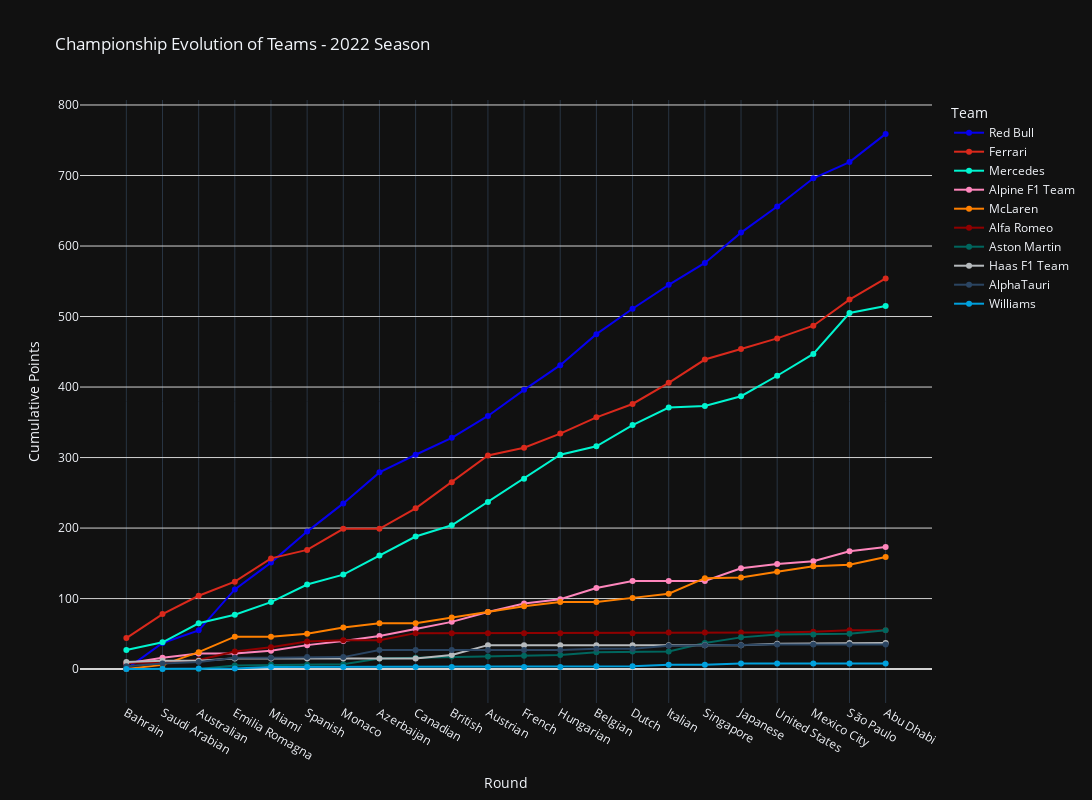

Notebook code cell kept with this figure:
### Code cell
plot_constructors_championship(df_constructors_2022, session, top=None)

### Figure 1 — Plotly figure (JSON) as saved in the notebook; plotly's stock layout.template omitted (floating-point values rounded to 4 significant figures)
{"data": [{"line": {"color": "#0600ef"}, "marker": {"symbol": "circle"}, "mode": "lines+markers", "name": "Red Bull", "type": "scatter", "x": ["Bahrain", "Saudi Arabian", "Australian", "Emilia Romagna", "Miami", "Spanish", "Monaco", "Azerbaijan", "Canadian", "British", "Austrian", "French", "Hungarian", "Belgian", "Dutch", "Italian", "Singapore", "Japanese", "United States", "Mexico City", "São Paulo", "Abu Dhabi"], "y": [0, 37, 55, 113, 151, 195, 235, 279, 304, 328, 359, 396, 431, 475, 511, 545, 576, 619, 656, 696, 719, 759]}, {"line": {"color": "#da291c"}, "marker": {"symbol": "circle"}, "mode": "lines+markers", "name": "Ferrari", "type": "scatter", "x": ["Bahrain", "Saudi Arabian", "Australian", "Emilia Romagna", "Miami", "Spanish", "Monaco", "Azerbaijan", "Canadian", "British", "Austrian", "French", "Hungarian", "Belgian", "Dutch", "Italian", "Singapore", "Japanese", "United States", "Mexico City", "São Paulo", "Abu Dhabi"], "y": [44, 78, 104, 124, 157, 169, 199, 199, 228, 265, 303, 314, 334, 357, 376, 406, 439, 454, 469, 487, 524, 554]}, {"line": {"color": "#00f5d0"}, "marker": {"symbol": "circle"}, "mode": "lines+markers", "name": "Mercedes", "type": "scatter", "x": ["Bahrain", "Saudi Arabian", "Australian", "Emilia Romagna", "Miami", "Spanish", "Monaco", "Azerbaijan", "Canadian", "British", "Austrian", "French", "Hungarian", "Belgian", "Dutch", "Italian", "Singapore", "Japanese", "United States", "Mexico City", "São Paulo", "Abu Dhabi"], "y": [27, 38, 65, 77, 95, 120, 134, 161, 188, 204, 237, 270, 304, 316, 346, 371, 373, 387, 416, 447, 505, 515]}, {"line": {"color": "#fe86bc"}, "marker": {"symbol": "circle"}, "mode": "lines+markers", "name": "Alpine F1 Team", "type": "scatter", "x": ["Bahrain", "Saudi Arabian", "Australian", "Emilia Romagna", "Miami", "Spanish", "Monaco", "Azerbaijan", "Canadian", "British", "Austrian", "French", "Hungarian", "Belgian", "Dutch", "Italian", "Singapore", "Japanese", "United States", "Mexico City", "São Paulo", "Abu Dhabi"], "y": [8, 16, 22, 22, 26, 34, 40, 47, 57, 67, 81, 93, 99, 115, 125, 125, 125, 143, 149, 153, 167, 173]}, {"line": {"color": "#ff8000"}, "marker": {"symbol": "circle"}, "mode": "lines+markers", "name": "McLaren", "type": "scatter", "x": ["Bahrain", "Saudi Arabian", "Australian", "Emilia Romagna", "Miami", "Spanish", "Monaco", "Azerbaijan", "Canadian", "British", "Austrian", "French", "Hungarian", "Belgian", "Dutch", "Italian", "Singapore", "Japanese", "United States", "Mexico City", "São Paulo", "Abu Dhabi"], "y": [0, 6, 24, 46, 46, 50, 59, 65, 65, 73, 81, 89, 95, 95, 101, 107, 129, 130, 138, 146, 148, 159]}, {"line": {"color": "#900000"}, "marker": {"symbol": "circle"}, "mode": "lines+markers", "name": "Alfa Romeo", "type": "scatter", "x": ["Bahrain", "Saudi Arabian", "Australian", "Emilia Romagna", "Miami", "Spanish", "Monaco", "Azerbaijan", "Canadian", "British", "Austrian", "French", "Hungarian", "Belgian", "Dutch", "Italian", "Singapore", "Japanese", "United States", "Mexico City", "São Paulo", "Abu Dhabi"], "y": [9, 9, 13, 25, 31, 39, 41, 41, 51, 51, 51, 51, 51, 51, 51, 52, 52, 52, 52, 53, 55, 55]}, {"line": {"color": "#00665e"}, "marker": {"symbol": "circle"}, "mode": "lines+markers", "name": "Aston Martin", "type": "scatter", "x": ["Bahrain", "Saudi Arabian", "Australian", "Emilia Romagna", "Miami", "Spanish", "Monaco", "Azerbaijan", "Canadian", "British", "Austrian", "French", "Hungarian", "Belgian", "Dutch", "Italian", "Singapore", "Japanese", "United States", "Mexico City", "São Paulo", "Abu Dhabi"], "y": [0, 0, 0, 5, 6, 6, 7, 15, 16, 18, 18, 19, 20, 24, 25, 25, 37, 45, 49, 49, 50, 55]}, {"line": {"color": "#b6babd"}, "marker": {"symbol": "circle"}, "mode": "lines+markers", "name": "Haas F1 Team", "type": "scatter", "x": ["Bahrain", "Saudi Arabian", "Australian", "Emilia Romagna", "Miami", "Spanish", "Monaco", "Azerbaijan", "Canadian", "British", "Austrian", "French", "Hungarian", "Belgian", "Dutch", "Italian", "Singapore", "Japanese", "United States", "Mexico City", "São Paulo", "Abu Dhabi"], "y": [10, 12, 12, 15, 15, 15, 15, 15, 15, 20, 34, 34, 34, 34, 34, 34, 34, 34, 36, 36, 37, 37]}, {"line": {"color": "#2b4562"}, "marker": {"symbol": "circle"}, "mode": "lines+markers", "name": "AlphaTauri", "type": "scatter", "x": ["Bahrain", "Saudi Arabian", "Australian", "Emilia Romagna", "Miami", "Spanish", "Monaco", "Azerbaijan", "Canadian", "British", "Austrian", "French", "Hungarian", "Belgian", "Dutch", "Italian", "Singapore", "Japanese", "United States", "Mexico City", "São Paulo", "Abu Dhabi"], "y": [4, 8, 10, 16, 16, 17, 17, 27, 27, 27, 27, 27, 27, 29, 29, 33, 34, 34, 35, 35, 35, 35]}, {"line": {"color": "#00a0dd"}, "marker": {"symbol": "circle"}, "mode": "lines+markers", "name": "Williams", "type": "scatter", "x": ["Bahrain", "Saudi Arabian", "Australian", "Emilia Romagna", "Miami", "Spanish", "Monaco", "Azerbaijan", "Canadian", "British", "Austrian", "French", "Hungarian", "Belgian", "Dutch", "Italian", "Singapore", "Japanese", "United States", "Mexico City", "São Paulo", "Abu Dhabi"], "y": [0, 0, 1, 1, 3, 3, 3, 3, 3, 3, 3, 3, 3, 4, 4, 6, 6, 8, 8, 8, 8, 8]}], "layout": {"height": 800, "legend": {"title": {"text": "Team"}}, "title": {"text": "Championship Evolution of Teams - 2022 Season"}, "width": 1200, "xaxis": {"tickmode": "array", "tickvals": ["Bahrain", "Saudi Arabian", "Australian", "Emilia Romagna", "Miami", "Spanish", "Monaco", "Azerbaijan", "Canadian", "British", "Austrian", "French", "Hungarian", "Belgian", "Dutch", "Italian", "Singapore", "Japanese", "United States", "Mexico City", "São Paulo", "Abu Dhabi"], "title": {"text": "Round"}}, "yaxis": {"gridcolor": "lightgray", "title": {"text": "Cumulative Points"}, "zerolinecolor": "lightgray"}}}
